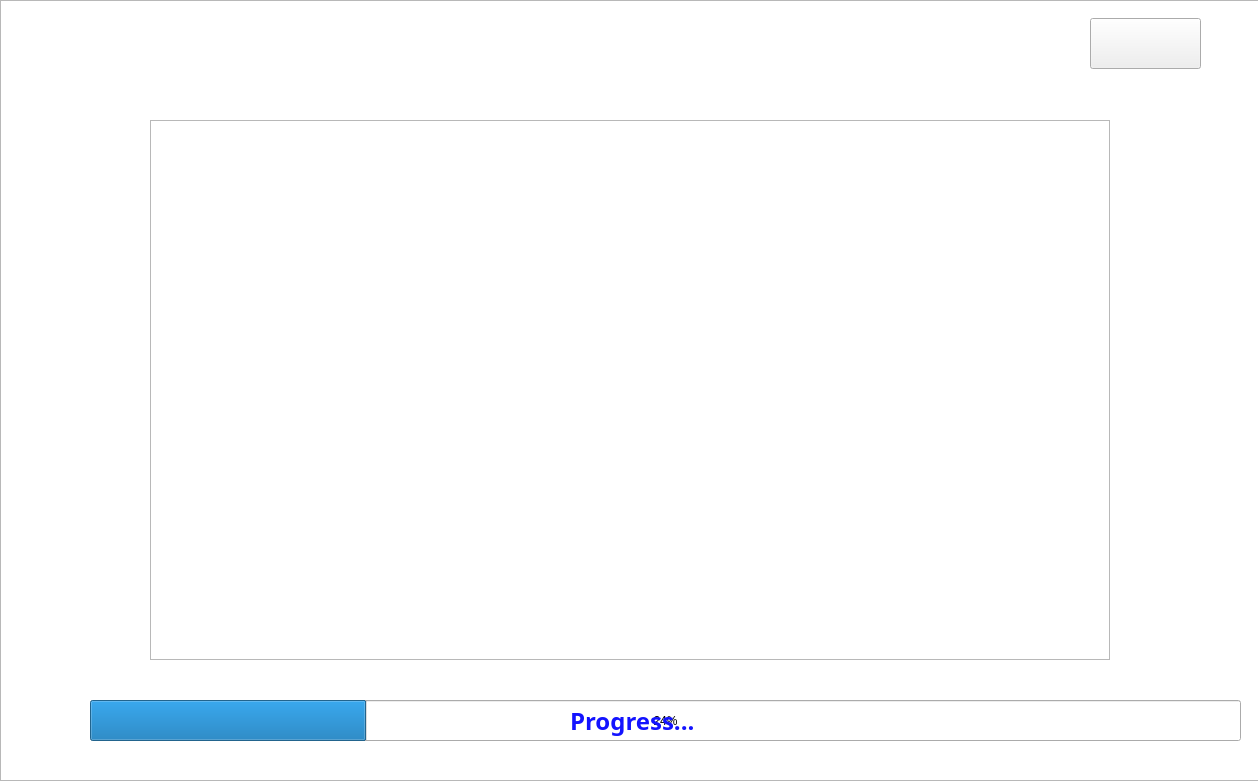
<?xml version="1.0" encoding="UTF-8"?>
<ui version="4.0">
 <class>MainWindow</class>
 <widget class="QMainWindow" name="MainWindow">
  <property name="geometry">
   <rect>
    <x>0</x>
    <y>0</y>
    <width>1258</width>
    <height>781</height>
   </rect>
  </property>
  <property name="windowTitle">
   <string>MainWindow</string>
  </property>
  <property name="styleSheet">
   <string notr="true"># background-image: url(:/overall/image/back.png);</string>
  </property>
  <widget class="QWidget" name="centralwidget">
   <widget class="QLabel" name="label">
    <property name="geometry">
     <rect>
      <x>61</x>
      <y>19</y>
      <width>151</width>
      <height>37</height>
     </rect>
    </property>
    <property name="styleSheet">
     <string notr="true">border-image: url(:/title/image/title/store.png);
</string>
    </property>
    <property name="text">
     <string/>
    </property>
   </widget>
   <widget class="QLabel" name="label_2">
    <property name="geometry">
     <rect>
      <x>61</x>
      <y>67</y>
      <width>1141</width>
      <height>611</height>
     </rect>
    </property>
    <property name="styleSheet">
     <string notr="true">border-image: url(:/overall/image/gray_rectangle.png);
</string>
    </property>
    <property name="text">
     <string/>
    </property>
   </widget>
   <widget class="QPushButton" name="next">
    <property name="geometry">
     <rect>
      <x>1090</x>
      <y>18</y>
      <width>111</width>
      <height>51</height>
     </rect>
    </property>
    <property name="styleSheet">
     <string notr="true">border-image: url(:/overall/image/next.png);</string>
    </property>
    <property name="text">
     <string/>
    </property>
   </widget>
   <widget class="QFrame" name="frame">
    <property name="geometry">
     <rect>
      <x>150</x>
      <y>120</y>
      <width>960</width>
      <height>540</height>
     </rect>
    </property>
    <property name="frameShape">
     <enum>QFrame::StyledPanel</enum>
    </property>
    <property name="frameShadow">
     <enum>QFrame::Raised</enum>
    </property>
   </widget>
   <widget class="QGraphicsView" name="graphicsView">
    <property name="geometry">
     <rect>
      <x>0</x>
      <y>0</y>
      <width>1271</width>
      <height>781</height>
     </rect>
    </property>
    <property name="styleSheet">
     <string notr="true">background-image: url(:/overall/image/back.png);</string>
    </property>
   </widget>
   <widget class="QLabel" name="label_7">
    <property name="geometry">
     <rect>
      <x>100</x>
      <y>80</y>
      <width>151</width>
      <height>36</height>
     </rect>
    </property>
    <property name="font">
     <font>
      <family>Dubai</family>
      <pointsize>18</pointsize>
      <weight>75</weight>
      <bold>true</bold>
     </font>
    </property>
    <property name="styleSheet">
     <string notr="true">color: rgb(255, 255, 255);</string>
    </property>
    <property name="text">
     <string>Your Video</string>
    </property>
   </widget>
   <widget class="QProgressBar" name="progressBar">
    <property name="geometry">
     <rect>
      <x>90</x>
      <y>700</y>
      <width>1151</width>
      <height>41</height>
     </rect>
    </property>
    <property name="value">
     <number>24</number>
    </property>
   </widget>
   <widget class="QLabel" name="label_8">
    <property name="geometry">
     <rect>
      <x>570</x>
      <y>700</y>
      <width>151</width>
      <height>41</height>
     </rect>
    </property>
    <property name="font">
     <font>
      <family>Dubai</family>
      <pointsize>18</pointsize>
      <weight>75</weight>
      <bold>true</bold>
     </font>
    </property>
    <property name="styleSheet">
     <string notr="true">color: rgb(19, 19, 255);</string>
    </property>
    <property name="text">
     <string>Progress...</string>
    </property>
   </widget>
   <zorder>graphicsView</zorder>
   <zorder>label</zorder>
   <zorder>label_2</zorder>
   <zorder>next</zorder>
   <zorder>frame</zorder>
   <zorder>label_7</zorder>
   <zorder>progressBar</zorder>
   <zorder>label_8</zorder>
  </widget>
 </widget>
 <resources>
  <include location="resource.qrc"/>
 </resources>
 <connections/>
</ui>
